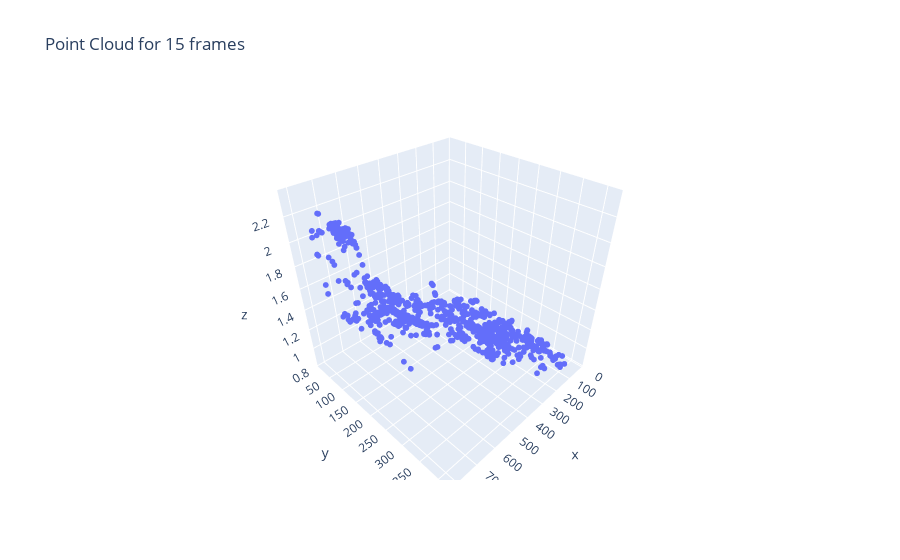

The notebook cell this image was saved under:
### Code cell
# Take inverse of the inverse depth estimats to get the depth wrt the reference image
z = 1/estimated_parameters.x[n_frames * 6:]
fig = go.Figure(data=[go.Scatter3d(x=matched_points[:, 0, 0], y=matched_points[:, 1, 0], z=z, mode='markers',marker=dict(size=2))])
fig["layout"]["title"]= "Point Cloud for 15 frames"
fig.show()

### Figure 1 — Plotly figure (JSON) as saved in the notebook; plotly's stock layout.template omitted (floating-point values rounded to 4 significant figures; data arrays with more than 128 entries replaced by an {"elided": "..."} marker saying what was removed)
{"data": [{"marker": {"size": 2}, "mode": "markers", "type": "scatter3d", "x": {"elided": "807 float values"}, "y": {"elided": "807 float values"}, "z": {"elided": "807 float values"}}], "layout": {"title": {"text": "Point Cloud for 15 frames"}}}
